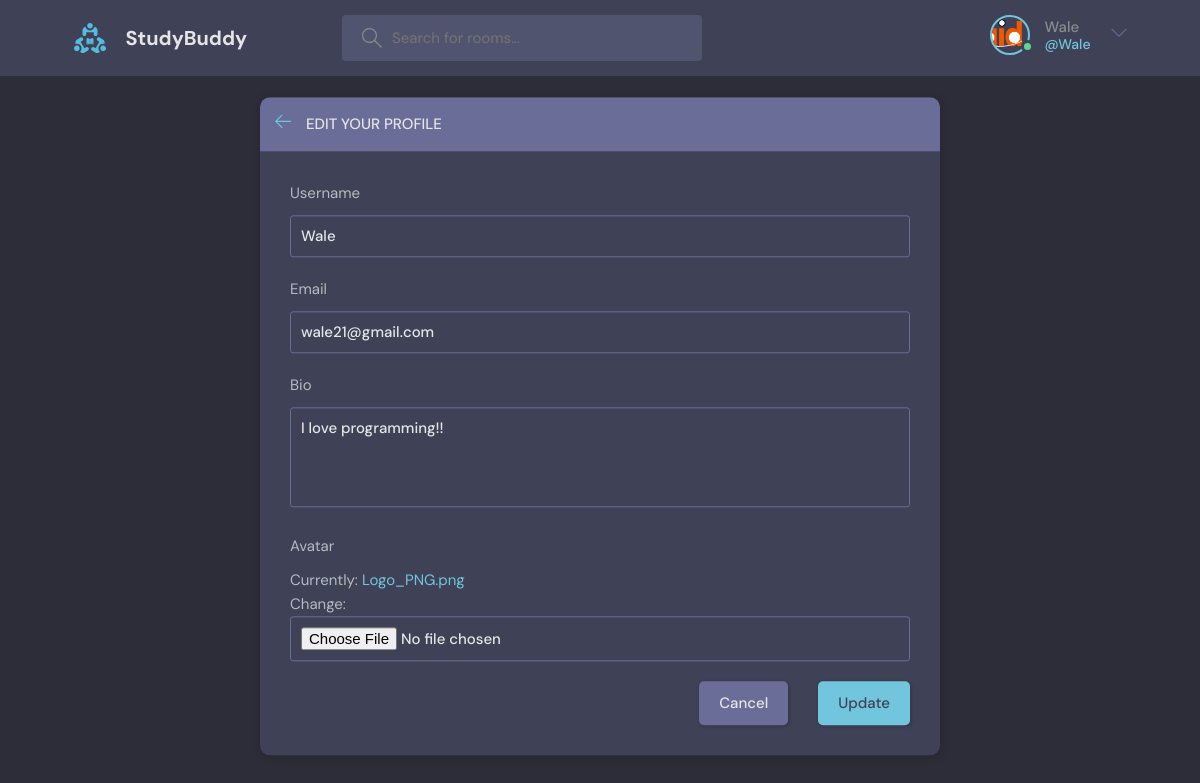
The app's page /edit_user/ (signed in) with its own data.
### User_auth/models.py (models this page shows, shortened)
class User(AbstractUser):
    bio = models.TextField(null=True)
    avatar = models.ImageField(null=True, default="avatar.svg")
    email = models.EmailField(unique=True, null=True)
    objects = NewUserManager()
    USERNAME_FIELD = "email"
    REQUIRED_FIELDS = []

### myapp/views.py (the view)
# urls.py: path('edit_user/', views.editUser, name="edit-user"),
@login_required(login_url='login')
def editUser(request):
    user = request.user
    form = UserForm(instance=user)
    if request.method == 'POST':
        form = UserForm(request.POST, request.FILES, instance=user)
        if form.is_valid():
            form.save()
            return redirect('user_profile', pk=user.id)
    return render(request, 'myapp/edit-user.html', {'form': form})

### myapp/forms.py
class UserForm(ModelForm):
    class Meta:
        model = User
        fields = ['username','email','bio','avatar']

### myapp/templates/myapp/edit-user.html (shortened to what this page needs)
{% extends 'main.html' %}
{%block content%}
<main class="update-account layout">
        <div class="container">
            <div class="layout__box">
                <div class="layout__boxHeader">
                    <div class="layout__boxTitle">
                        <a href="{% url 'home' %}">
                            <svg version="1.1" xmlns="http://www.w3.org/2000/svg" width="32" height="32"
                                viewBox="0 0 32 32">
                                <title>arrow-left</title>
                                <path
                                    d="M13.723 2.286l-13.723 13.714 13.719 13.714 1.616-1.611-10.96-10.96h27.625v-2.286h-27.625l10.965-10.965-1.616-1.607z">
                                </path>
                            </svg>
                        </a>
                        <h3>Edit your profile</h3>
                    </div>
                </div>
                <div class="layout__body">
                    <form class="form" action="" method="POST" enctype="multipart/form-data">
                        {% for field in form %}
                        <div class="form__group">
                          <label for="profile_pic">{{field.label}}</label>
                          {{field}}
                        </div>
                        {% endfor %}
                        <div class="form__action">
                          <a class="btn btn--dark" href="index.html">Cancel</a>
                          <button class="btn btn--main" type="submit">Update</button>
                        </div>
                      </form>
                </div>
            </div>
        </div>
    </main>
    {% endblock content%}

### templates/navbar.html (shortened to what this page needs)
{% load static %}
<header class="header header--loggedIn">
    <div class="container">
      <a href="{% url 'home' %}" class="header__logo">
        <img src="{% static 'images/logo.svg' %}" />
        <h1>StudyBuddy</h1>
      </a>
      <form class="header__search" method="GET" action="{%url 'home' %}">
        <label>
          <input type="text" name="q" placeholder="Search for rooms..." />
        </label>
      </form>
      <nav class="header__menu">
        {% if request.user.is_authenticated %}
        <div class="header__user">
          <a href="{% url 'user_profile' user.id %}">
            <div class="avatar avatar--medium active">
              <img src="{{user.avatar.url}}" />
            </div>
            <p>{{request.user.username}} <span>@{{request.user.username}}</span></p>
          </a>
          <button class="dropdown-button">
            <svg version="1.1" xmlns="http://www.w3.org/2000/svg" width="32" height="32" viewBox="0 0 32 32">
              <title>chevron-down</title>
              <path d="M16 21l-13-13h-3l16 16 16-16h-3l-13 13z"></path>
            </svg>
          </button>
        </div>
        {% else %}
        <a href="{% url 'login' %}">
          <img src="{% static 'images/avatar.svg' %}" />
          <p>Login</p>
        </a>
        {% endif %}
      </nav>
    </div>
  </header>

### records on screen
User: avatar (picture), user.username "Wale", form "Wale" "wale21@gmail.com" "I love programming!!"

### other values on screen
{{ field.label }} "Username" "Email" "Bio" "Avatar"
